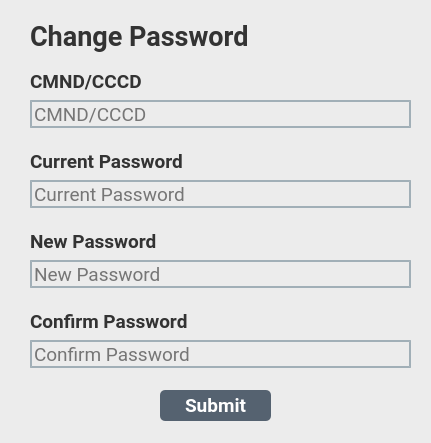
<?xml version="1.0" encoding="UTF-8"?>
<ui version="4.0">
 <class>Form</class>
 <widget class="QWidget" name="Form">
  <property name="geometry">
   <rect>
    <x>0</x>
    <y>0</y>
    <width>431</width>
    <height>443</height>
   </rect>
  </property>
  <property name="windowTitle">
   <string>Form</string>
  </property>
  <property name="styleSheet">
   <string notr="true">background-color: rgb(236, 236, 236);</string>
  </property>
  <widget class="QLabel" name="labelCMND">
   <property name="geometry">
    <rect>
     <x>30</x>
     <y>70</y>
     <width>112</width>
     <height>23</height>
    </rect>
   </property>
   <property name="font">
    <font>
     <family>Roboto</family>
     <pointsize>14</pointsize>
     <weight>75</weight>
     <bold>true</bold>
    </font>
   </property>
   <property name="styleSheet">
    <string notr="true">color: rgba(0, 0, 0, 200);</string>
   </property>
   <property name="text">
    <string>CMND/CCCD</string>
   </property>
  </widget>
  <widget class="QLineEdit" name="lineEditCMND">
   <property name="geometry">
    <rect>
     <x>30</x>
     <y>100</y>
     <width>381</width>
     <height>28</height>
    </rect>
   </property>
   <property name="font">
    <font>
     <family>Roboto</family>
     <pointsize>14</pointsize>
    </font>
   </property>
   <property name="styleSheet">
    <string notr="true">border: 2px solid rgba(0,0,0,0);
border-color: rgba(46,82,101,100);</string>
   </property>
   <property name="placeholderText">
    <string>CMND/CCCD</string>
   </property>
  </widget>
  <widget class="QLabel" name="labelNewPassword">
   <property name="geometry">
    <rect>
     <x>30</x>
     <y>230</y>
     <width>127</width>
     <height>23</height>
    </rect>
   </property>
   <property name="font">
    <font>
     <family>Roboto</family>
     <pointsize>14</pointsize>
     <weight>75</weight>
     <bold>true</bold>
    </font>
   </property>
   <property name="styleSheet">
    <string notr="true">color: rgba(0, 0, 0, 200);</string>
   </property>
   <property name="text">
    <string>New Password</string>
   </property>
  </widget>
  <widget class="QLineEdit" name="lineEditNewPassword">
   <property name="geometry">
    <rect>
     <x>30</x>
     <y>260</y>
     <width>381</width>
     <height>28</height>
    </rect>
   </property>
   <property name="font">
    <font>
     <family>Roboto</family>
     <pointsize>14</pointsize>
    </font>
   </property>
   <property name="styleSheet">
    <string notr="true">border: 2px solid rgba(0,0,0,0);
border-color: rgba(46,82,101,100);</string>
   </property>
   <property name="echoMode">
    <enum>QLineEdit::Password</enum>
   </property>
   <property name="placeholderText">
    <string>New Password</string>
   </property>
  </widget>
  <widget class="QPushButton" name="pushButtonSubmit">
   <property name="geometry">
    <rect>
     <x>160</x>
     <y>390</y>
     <width>111</width>
     <height>31</height>
    </rect>
   </property>
   <property name="font">
    <font>
     <family>Roboto</family>
     <pointsize>14</pointsize>
     <weight>75</weight>
     <bold>true</bold>
    </font>
   </property>
   <property name="styleSheet">
    <string notr="true">QPushButton#pushButtonSubmit
{
	border-radius:5px;
	color: rgba(255,255,255,255);
	background-color:rgba(85,98,112,255);
}

QPushButton#pushButtonSubmit:hover
{
	padding-left: 2px;
	padding-top: 2px;
	color: rgb(255, 0, 0);
}

QPushButton#pushButtonSubmit:pressed
{
	padding: 2px;
	color: rgba(255,255,255,255);
	background-color: rgb(255, 0, 0);
}</string>
   </property>
   <property name="text">
    <string>Submit</string>
   </property>
  </widget>
  <widget class="QLineEdit" name="lineEditCurrentPassword">
   <property name="geometry">
    <rect>
     <x>30</x>
     <y>180</y>
     <width>381</width>
     <height>28</height>
    </rect>
   </property>
   <property name="font">
    <font>
     <family>Roboto</family>
     <pointsize>14</pointsize>
    </font>
   </property>
   <property name="styleSheet">
    <string notr="true">border: 2px solid rgba(0,0,0,0);
border-color: rgba(46,82,101,100);</string>
   </property>
   <property name="echoMode">
    <enum>QLineEdit::Password</enum>
   </property>
   <property name="placeholderText">
    <string>Current Password</string>
   </property>
  </widget>
  <widget class="QLabel" name="labelCurrentPassword">
   <property name="geometry">
    <rect>
     <x>30</x>
     <y>150</y>
     <width>153</width>
     <height>23</height>
    </rect>
   </property>
   <property name="font">
    <font>
     <family>Roboto</family>
     <pointsize>14</pointsize>
     <weight>75</weight>
     <bold>true</bold>
    </font>
   </property>
   <property name="styleSheet">
    <string notr="true">color: rgba(0, 0, 0, 200);</string>
   </property>
   <property name="text">
    <string>Current Password</string>
   </property>
  </widget>
  <widget class="QLabel" name="labelChangePassword">
   <property name="geometry">
    <rect>
     <x>30</x>
     <y>20</y>
     <width>219</width>
     <height>33</height>
    </rect>
   </property>
   <property name="font">
    <font>
     <family>Roboto</family>
     <pointsize>20</pointsize>
     <weight>75</weight>
     <bold>true</bold>
    </font>
   </property>
   <property name="styleSheet">
    <string notr="true">color: rgba(0, 0, 0, 200);</string>
   </property>
   <property name="text">
    <string>Change Password</string>
   </property>
  </widget>
  <widget class="QLabel" name="labelConfirmPassword">
   <property name="geometry">
    <rect>
     <x>30</x>
     <y>310</y>
     <width>158</width>
     <height>23</height>
    </rect>
   </property>
   <property name="font">
    <font>
     <family>Roboto</family>
     <pointsize>14</pointsize>
     <weight>75</weight>
     <bold>true</bold>
    </font>
   </property>
   <property name="styleSheet">
    <string notr="true">color: rgba(0, 0, 0, 200);</string>
   </property>
   <property name="text">
    <string>Confirm Password</string>
   </property>
  </widget>
  <widget class="QLineEdit" name="lineEditConfirmPassword">
   <property name="geometry">
    <rect>
     <x>30</x>
     <y>340</y>
     <width>381</width>
     <height>28</height>
    </rect>
   </property>
   <property name="font">
    <font>
     <family>Roboto</family>
     <pointsize>14</pointsize>
    </font>
   </property>
   <property name="styleSheet">
    <string notr="true">border: 2px solid rgba(0,0,0,0);
border-color: rgba(46,82,101,100);</string>
   </property>
   <property name="echoMode">
    <enum>QLineEdit::Password</enum>
   </property>
   <property name="placeholderText">
    <string>Confirm Password</string>
   </property>
  </widget>
 </widget>
 <resources/>
 <connections/>
</ui>
